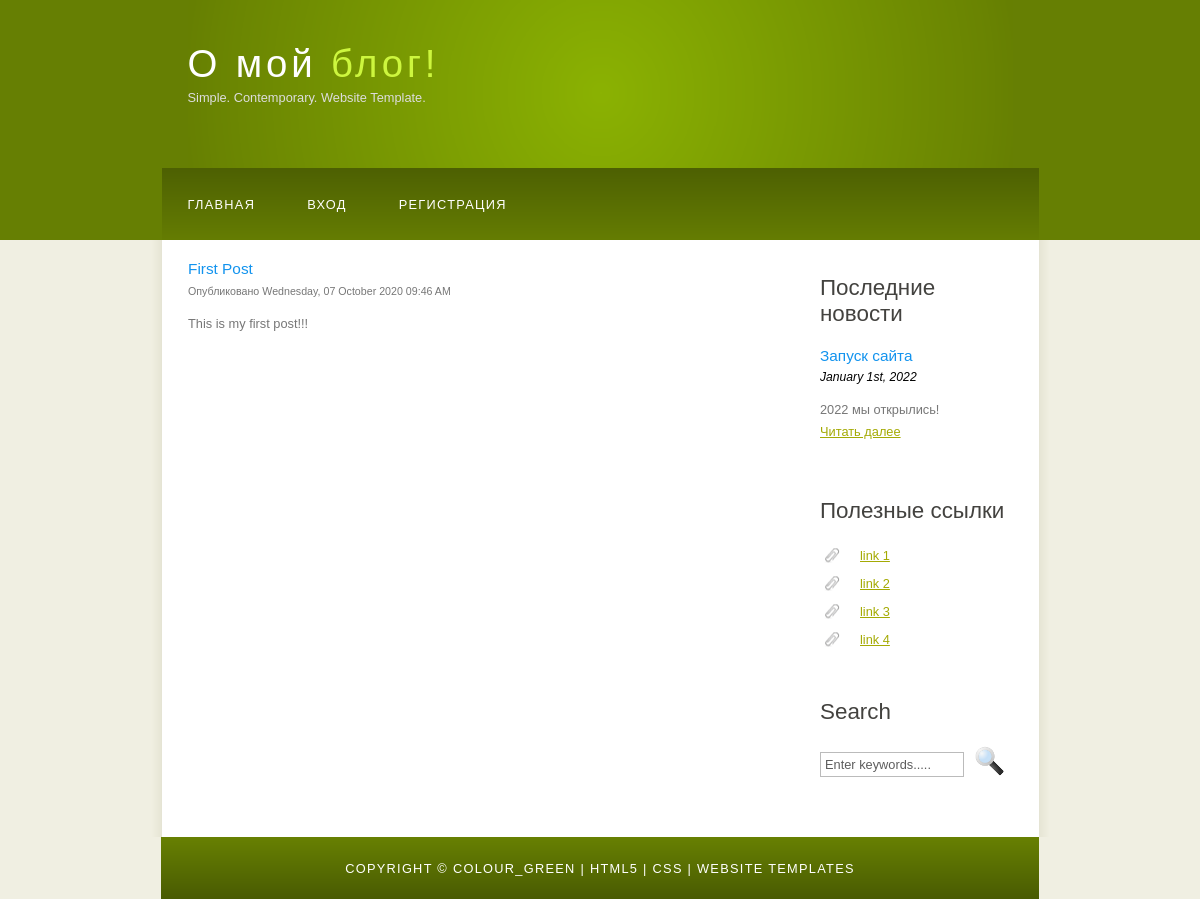
/post/1, run on the app's committed database.
### flask_blog/models.py (models this page shows, shortened)
class Post(db.Model):
    id = db.Column(db.Integer, primary_key=True)
    title = db.Column(db.String(100), nullable=False)
    date_posted = db.Column(db.DateTime, nullable=False, default=datetime.utcnow)
    content = db.Column(db.Text, nullable=False)
    user_id = db.Column(db.Integer, db.ForeignKey('user.id'), nullable=False)

### flask_blog/posts/routes.py (the view)
@posts.route("/post/<int:post_id>")
def post(post_id):
    post = Post.query.get_or_404(post_id)
    return render_template('post.html', title=post.title, post=post)

### flask_blog/templates/post.html (shortened to what this page needs)
{% extends "base.html" %}
{% block content %}
<div id="content" xmlns="http://www.w3.org/1999/html" xmlns="http://www.w3.org/1999/html">
      <h4 class="card-title">{{ post.title }}</h4>
      <small>Опубликовано {{ post.date_posted.strftime('%A, %d %B %Y %I:%M %p') }}</small>
      <br>
      <br>
      <p class="card-text">{{ post.content }}</p>
</div>
{% endblock %}

### flask_blog/static/style/style.css (style rules this page uses)
html { height: 100%; }
* { margin: 0; padding: 0; }
body { font: normal .80em 'trebuchet ms', arial, sans-serif; background: #F0EFE2; color: #777; }
p { padding: 0 0 20px 0; line-height: 1.7em; }
h1, h2, h3, h4, h5, h6 { font: normal 175% 'century gothic', arial, sans-serif; color: #43423F; margin: 0 0 15px 0; padding: 15px 0 5px 0; }
h4, h5, h6 { margin: 0; padding: 0 0 5px 0; font: normal 120% arial, sans-serif; color: #1293EE; }
#content { text-align: left; width: 595px; padding: 0; }

### data on the page
Post: title "First Post", date_posted "Wednesday, 07 October 2020 09:46 AM", content "This is my first post!!!"
